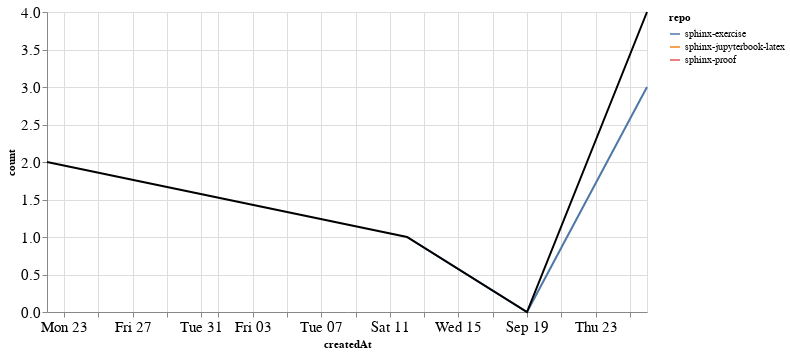

The cell this chart's notebook holds for it:
### Markdown cell above
### Comments

### Code cell
comments_time = comments.groupby('repo').resample('W', on='createdAt').count()['author'].reset_index()
comments_time = comments_time.rename(columns={'author': 'count'})
comments_time_total = comments_time.groupby('createdAt').agg({"count": "sum"}).reset_index()
ch1 = alt.Chart(comments_time, width=600).mark_line().encode(
    x='createdAt',
    y='count',
    color='repo',
    tooltip="repo"
)

ch2 = alt.Chart(comments_time_total, width=600).mark_line(color="black").encode(
    x='createdAt',
    y='count',
)

ch1 + ch2

### Figure 1 — Vega-Lite specification as saved in the notebook (floating-point values rounded to 4 significant figures)
{"config": {"axisLeft": {"labelFontSize": 15}, "axisBottom": {"labelFontSize": 15}}, "layer": [{"data": {"name": "data-783a7f7df108490aab00c4c160f7f687"}, "mark": "line", "encoding": {"color": {"type": "nominal", "field": "repo"}, "tooltip": {"type": "nominal", "field": "repo"}, "x": {"type": "temporal", "field": "createdAt"}, "y": {"type": "quantitative", "field": "count"}}, "width": 600}, {"data": {"name": "data-8acc2d325d7f739fb09544e1be6760fb"}, "mark": {"type": "line", "color": "black"}, "encoding": {"x": {"type": "temporal", "field": "createdAt"}, "y": {"type": "quantitative", "field": "count"}}, "width": 600}], "$schema": "https://vega.github.io/schema/vega-lite/v4.8.1.json", "datasets": {"data-783a7f7df108490aab00c4c160f7f687": [{"repo": "sphinx-exercise", "createdAt": "2021-09-12T00:00:00", "count": 1}, {"repo": "sphinx-exercise", "createdAt": "2021-09-19T00:00:00", "count": 0}, {"repo": "sphinx-exercise", "createdAt": "2021-09-26T00:00:00", "count": 3}, {"repo": "sphinx-jupyterbook-latex", "createdAt": "2021-09-26T00:00:00", "count": 1}, {"repo": "sphinx-proof", "createdAt": "2021-08-22T00:00:00", "count": 2}], "data-8acc2d325d7f739fb09544e1be6760fb": [{"createdAt": "2021-08-22T00:00:00", "count": 2}, {"createdAt": "2021-09-12T00:00:00", "count": 1}, {"createdAt": "2021-09-19T00:00:00", "count": 0}, {"createdAt": "2021-09-26T00:00:00", "count": 4}]}}
